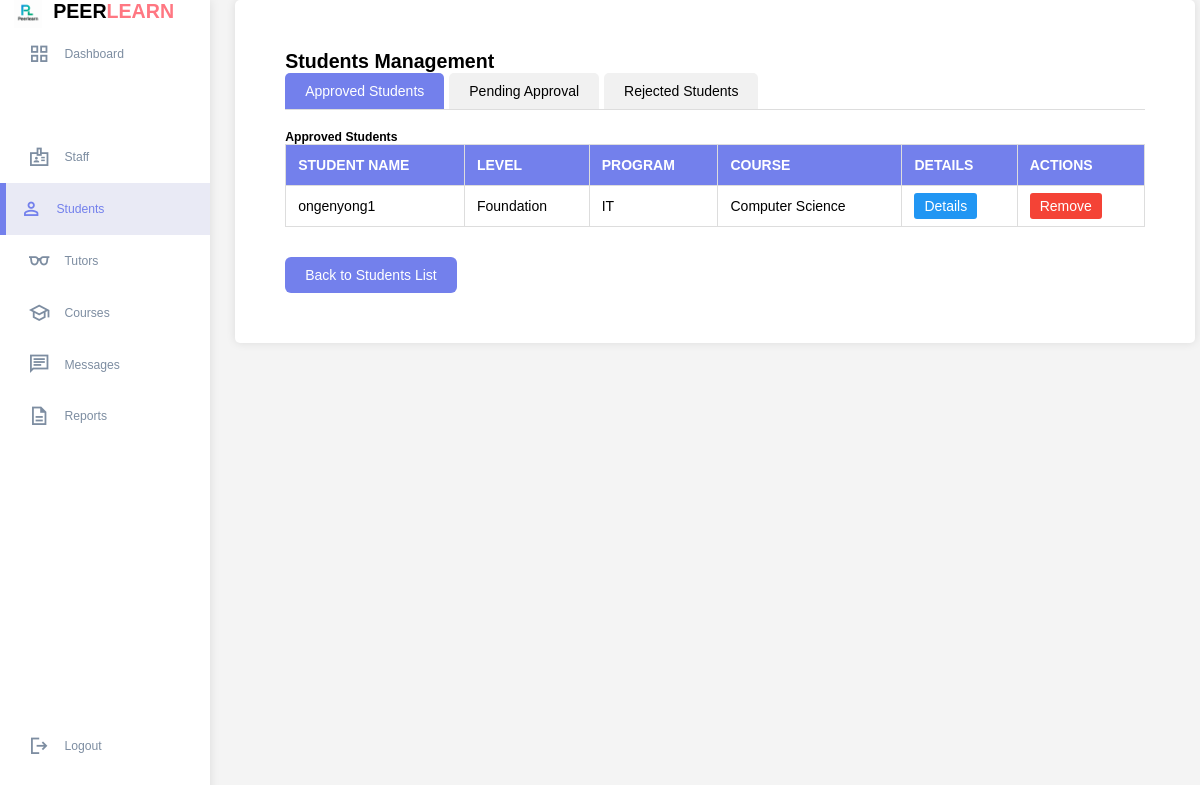
The page /student_action.php on the database its author committed.
### tables this page shows
CREATE TABLE `studentprofile` (
  `user_id` int(11) NOT NULL,
  `major` varchar(100) DEFAULT NULL,
  `year` varchar(50) DEFAULT NULL,
  `school` varchar(100) DEFAULT NULL,
  `program` varchar(255) DEFAULT NULL,
  `status` varchar(50) DEFAULT NULL,
  `actions` varchar(255) DEFAULT NULL,
  `created_at` datetime DEFAULT NULL,
  `updated_at` datetime DEFAULT NULL,
  `student_name` varchar(255) DEFAULT NULL
);

CREATE TABLE `user` (
  `user_id` int(11) NOT NULL,
  `username` varchar(50) NOT NULL,
  `password` varchar(255) DEFAULT NULL,
  `email` varchar(100) NOT NULL,
  `role` enum('student','tutor','admin','staff') NOT NULL,
  `first_name` varchar(50) NOT NULL,
  `last_name` varchar(50) NOT NULL,
  `phone` varchar(20) DEFAULT NULL,
  `profile_image` varchar(255) DEFAULT NULL,
  `is_active` tinyint(1) DEFAULT 1,
  `created_at` timestamp NOT NULL DEFAULT current_timestamp(),
  `last_login` datetime DEFAULT NULL
);

### student_action.php (the view, shortened to what this page needs)
<?php
$servername = "localhost";
$username = "root";
$password = "";
$dbname = "peer_tutoring_platform";
$conn = new mysqli($servername, $username, $password, $dbname);
?>
<!DOCTYPE html>
<html lang="en">
<head>
</head>
<body>
        <div class="container">
        <aside>
            <div class="top">
                <div class="logo">
                    <img src="image/logo.png" alt="PeerLearn Logo">
                    <h2>PEER<span class="danger">LEARN</span></h2>
                </div>
            </div>
            <div class="sidebar">
                <a href="admin.html"><span class="material-symbols-sharp">grid_view</span><h3>Dashboard</h3></a>
                <a href="#"></a>
                <a href="admin_staff.php"><span class="material-symbols-sharp">badge</span><h3>Staff</h3></a>
                <a href="admin_student.php" class="active"><span class="material-symbols-sharp">person</span><h3>Students</h3></a>
                <a href="admin_tutors.php"><span class="material-symbols-sharp">eyeglasses</span><h3>Tutors</h3></a>
                <a href="admin_course.php"><span class="material-symbols-sharp">school</span><h3>Courses</h3></a>
                <a href="admin_message.php"><span class="material-symbols-sharp">chat</span><h3>Messages</h3></a>
               <a href="admin_report.php"><span class="material-symbols-sharp">description</span><h3>Reports</h3></a>
                <a href="home_page.html"><span class="material-symbols-sharp">logout</span><h3>Logout</h3></a>
            </div>
        </aside>
    <div class="current_students">
        <h2>Students Management</h2>
        <div class="tab-container">
            <div class="tab active" onclick="showTab('approved')">Approved Students</div>
            <div class="tab" onclick="showTab('pending')">Pending Approval</div>
            <div class="tab" onclick="showTab('rejected')">Rejected Students</div>
        </div>
        <div id="approved-tab" class="tab-content active">
            <h3>Approved Students</h3>
            <table>
                <thead>
                    <tr>
                        <th>STUDENT NAME</th>
                        <th>LEVEL</th>
                        <th>PROGRAM</th>
                        <th>COURSE</th>
                        <th>DETAILS</th>
                        <th>ACTIONS</th>
                    </tr>
                </thead>
                <tbody>
                    <?php
                    $sql = "SELECT sp.*, u.username
                            FROM studentprofile sp
                            JOIN user u ON sp.user_id = u.user_id
                            WHERE sp.status = 'approved'";
                    $result = $conn->query($sql);
                    if ($result && $result->num_rows > 0) {
                        while($row = $result->fetch_assoc()) {
                            echo "<tr>
                                <td>".htmlspecialchars($row["username"])."</td>
                                <td>".htmlspecialchars($row["year"])."</td>
                                <td>".htmlspecialchars($row["program"])."</td>
                                <td>".htmlspecialchars($row["major"])."</td>
                                <td><a href='student_details.php?id=".$row["user_id"]."' class='details-btn'>Details</a></td>
                                <td>
                                    <a href='?id=".$row["user_id"]."&action=reject' class='reject-btn' onclick='return confirm(\"Are you sure you want to reject this student?\");'>Remove</a>
                                </td>
                            </tr>";
                        }
                    } else {
                        echo "<tr><td colspan='6'>No approved students found</td></tr>";
                    }
                    ?>
                </tbody>
            </table>
        </div>
        <a href="admin_student.php" class="back-btn">
            Back to Students List
        </a>
    </div>
</body>
</html>

### student_action.php (style rules this page uses)
:root { --primary: #7380ec; --danger: #ff7782; --success: #41f1b6; --warning: #ffbb55; --white: #fff; --info-dark: #7d8da1; --info-light: #dce1eb; --dark: #363949; --light: rgba(132, 139, 200, 0.18); --primary-variant: #111e88; --dark-variant: #677483; --color-background: #f6f6f9; --card-border-radius: 2rem; --border-radius-1: 0.4rem; --border-radius-2: 0.8rem; --border-radius-3: 1.2rem; --card-padding: 1.8rem; --padding-1: 1.2rem; --box-shadow: 0 2rem 3rem var(--light); }
* { margin: 0; padding: 0; outline: 0; appearance: none; border: 0; text-decoration: none; list-style: none; box-sizing: border-box; }
html { font-size: 14px; }
body { margin: 0; padding: 0; }
.container { width: 100%; margin: 0; gap: 1.8rem; grid-template-columns: 14rem auto 23rem; }
a { color: #363949; }
img { display: block; width: 100%; }
h2 { font-size: 1.4rem; }
h3 { font-size: 0.87rem; }
.danger { color: #ff7782; }
aside { width: 210px; background: white; box-shadow: 0 0 10px rgba(0,0,0,0.1); position: sticky; top: 0; height: 100vh; margin-left: 0; padding-left: 0; left: 0; }
aside .top { margin-left: 0; padding-left: 1rem; }
aside .logo { display: flex; gap: 0.8rem; }
aside .logo img { width: 2rem; height: 2rem; }
aside .sidebar { margin-left: 0; padding-left: 0; }
aside h3 { font-weight: 500; }
aside .sidebar a { display: flex; color: #7d8da1; margin-left: 2rem; gap: 1rem; align-items: center; position: relative; height: 3.7rem; transition: all 300ms ease; }
aside .sidebar a span { font-size: 1.6rem; transition: all 300ms ease; }
aside .sidebar a:last-child { position: absolute; bottom: 2rem; width: 100%; }
aside .sidebar a.active { background: rgba(132, 139, 200, 0.18); color: #7380ec; margin-left: 0; }
aside .sidebar a.active:before { content: ""; width: 6px; height: 100%; background: #7380ec; }
aside .sidebar a.active span { color: #7380ec; margin-left: calc(1rem -3 px); }
.container { display: flex; min-height: 100vh; }
body { font-family: poppins, sans-serif; margin: 0; padding: 0; background-color: #f4f4f4; }
.current_students { padding: 50px; background: white; border-radius: 5px; box-shadow: 0 0 10px rgba(0,0,0,0.1); margin: 0px; width: 80%; height: 80%; }
.tab-container { display: flex; margin-bottom: 20px; border-bottom: 1px solid #ddd; }
.tab { padding: 10px 20px; cursor: pointer; background: #f1f1f1; margin-right: 5px; border-radius: 5px 5px 0 0; }
.tab.active { background: #7380ec; color: white; }
.tab-content { display: none; }
.tab-content.active { display: block; }
table { width: 100%; border-collapse: collapse; }
table, th, td { border: 1px solid #ddd; }
th, td { padding: 12px; text-align: left; }
th { background-color: #7380ec; color: white; }
.details-btn, .approve-btn, .reject-btn { padding: 5px 10px; text-decoration: none; border-radius: 3px; font-size: 14px; }
.details-btn { background-color: #2196F3; color: white; }
.reject-btn { background-color: #f44336; color: white; }
.back-btn { display: inline-flex; align-items: center; margin-top: 30px; padding: 10px 20px; background: #7380ec; color: white; text-decoration: none; border-radius: 6px; font-weight: 500; transition: background 0.3s; }

### rows shown on the page
studentprofile: user_id.username "ongenyong1", year "Foundation", program "IT", major "Computer Science"
